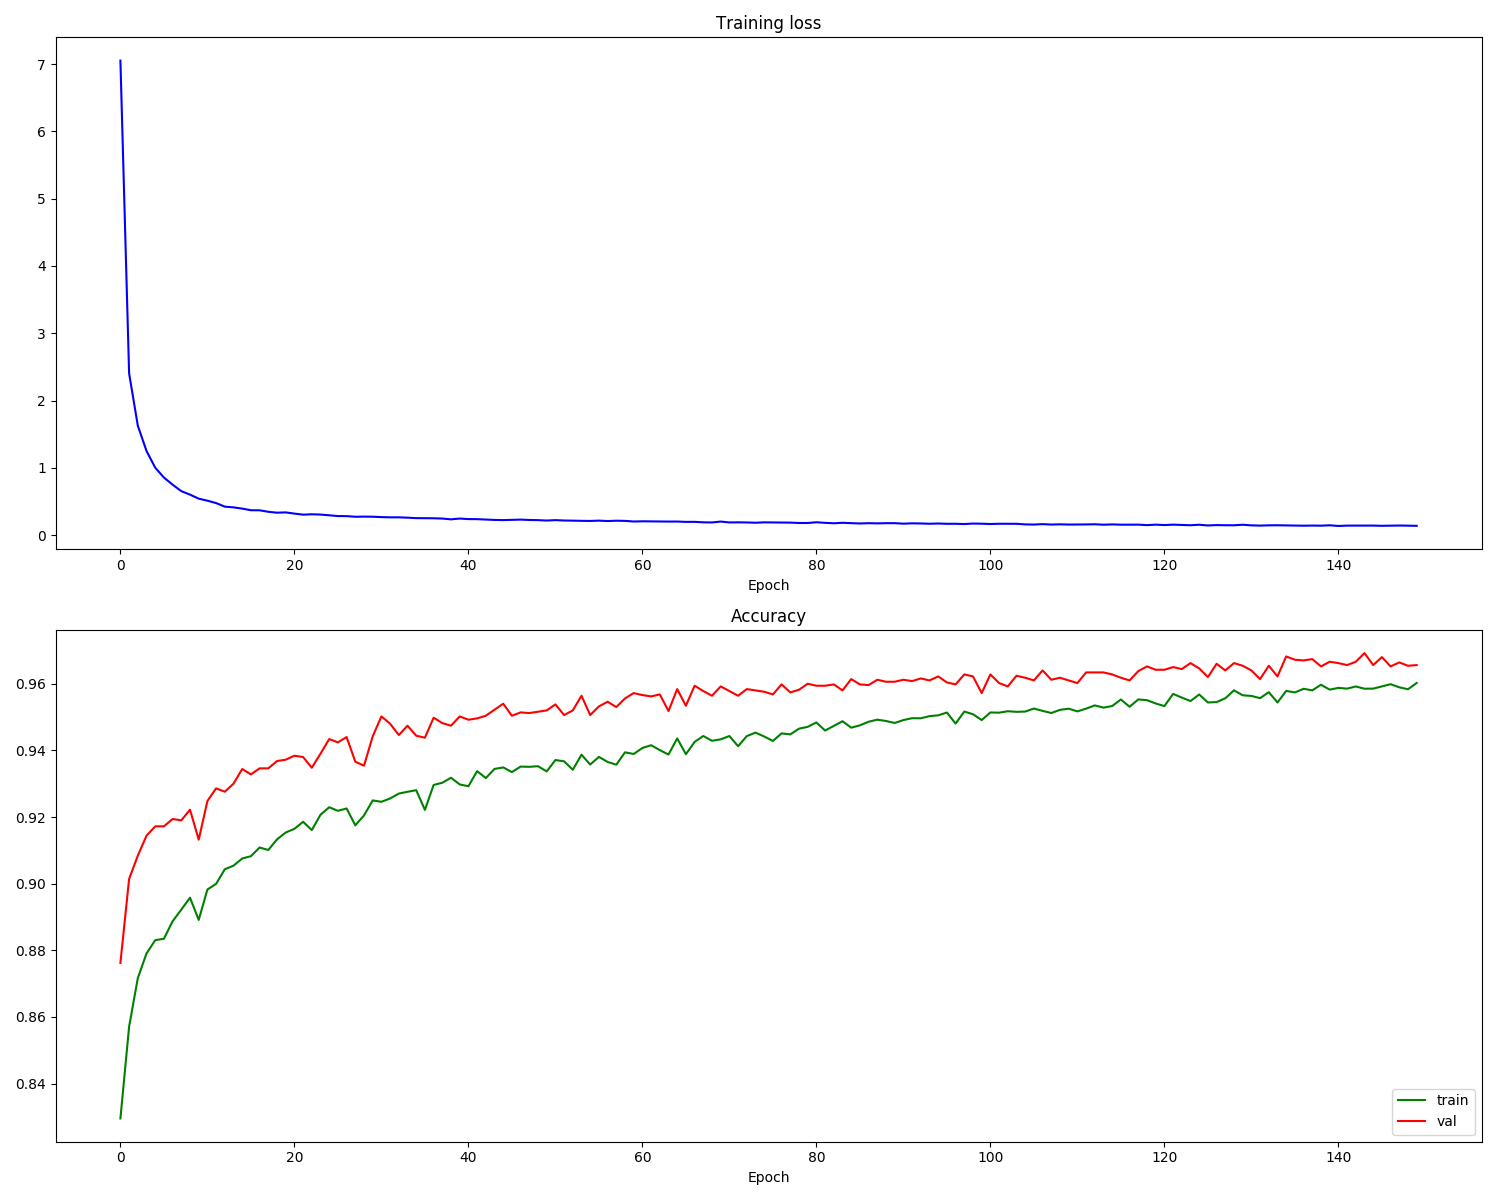

Python code for this plot:
from keras.datasets import mnist
import numpy as np
import matplotlib.pyplot as plt
import tensorflow as tf
import matplotlib.gridspec as gridspec

(X_train, y_train), (X_test, y_test) = mnist.load_data()

X_train = X_train.reshape(X_train.shape[0], X_train.shape[1] * X_train.shape[2])
# print(X_train.shape)
X_test = X_test.reshape(X_test.shape[0], X_test.shape[1] * X_test.shape[2])

y_train = (np.arange(10) == y_train[:, None]).astype(int)
y_test = (np.arange(10) == y_test[:, None]).astype(int)
# print(y_train.shape)

X_test, X_val = X_test[:5000], X_test[5000:]
y_test, y_val = y_test[:5000], y_test[5000:]

X_train = X_train / 255
X_val = X_val / 255
X_test = X_test / 255

# Visualize some examples from the dataset.
# We show a few examples of training images from each class.
classes = list(range(10))
num_classes = len(classes)
samples_per_class = 7
for y, cls in enumerate(classes):
    idxs = np.flatnonzero(y == np.argmax(y_train, axis=1))  # 1代表行
    idxs = np.random.choice(idxs, samples_per_class, replace=False)  # 随机抽7张该类图片
    for i, idx in enumerate(idxs):
        plt_idx = i * num_classes + y + 1  # 将同一类图片显示在同一列
        plt.subplot(samples_per_class, num_classes, plt_idx)
        image = X_train[idx].reshape((28, 28))
        plt.imshow(image, cmap='gray_r')
        #         print(image)
        plt.axis('off')
        if i == 0:
            plt.title(cls)
plt.show()

# Epoch 149 training loss: 0.13785467008890767, test acc: 0.9292
# Create the model
x = tf.placeholder(tf.float32, [None, 784])
# W_1 = tf.Variable(tf.zeros([784, 128]))
# 第一层
W_1 = tf.get_variable('W_1', [784, 100], initializer=tf.random_normal_initializer())
# b_1 = tf.Variable(tf.zeros([128]))
b_1 = tf.get_variable('b_1', [100], initializer=tf.random_normal_initializer())
a_1 = tf.matmul(x, W_1) + b_1
z_1 = tf.nn.relu(a_1)

# 第二层
# W_2 = tf.Variable(tf.zeros([128, 10]))
W_2 = tf.get_variable('W_2', [100, 10], initializer=tf.random_normal_initializer())
# b_2 = tf.Variable(tf.zeros([10]))
b_2 = tf.get_variable('b_2', [10], initializer=tf.random_normal_initializer())
a_2 = tf.matmul(z_1, W_2) + b_2


# Define loss and optimizer
y = tf.placeholder(tf.float32, [None, 10])
loss = tf.reduce_mean(tf.nn.softmax_cross_entropy_with_logits(logits=a_2, labels=y))
train_step = tf.train.GradientDescentOptimizer(0.01).minimize(loss)  # 学习率为0.01

correct_prediction = tf.equal(tf.argmax(a_2, 1), tf.argmax(y, 1))  # (num_training,1),预测正确为1，反之为0
accuracy_op = tf.reduce_mean(
    tf.cast(correct_prediction, tf.float32))  # tf.int32 注意tf.int32会导致，acc算出来一直为0，reduce_mean可能要求输入为浮点数
init_op = tf.global_variables_initializer()

batch_size = 32
num_epoch = 150
with tf.Session() as sess:
    sess.run(init_op)
    num_train = X_train.shape[0]
    num_batch = int(num_train / batch_size) + 1
    loss_history = []
    val_acc_history = []
    train_acc_history = []
    for epoch in range(num_epoch):
        avg_cost = 0
        for batch_idx in range(num_batch):
            batch_mask = np.random.choice(num_train, batch_size)
            X_batch = X_train[batch_mask]
            y_batch = y_train[batch_mask]
            _, c = sess.run([train_step, loss], feed_dict={x: X_batch, y: y_batch})
            avg_cost += c / num_batch

        loss_history.append(avg_cost)
        acc = sess.run(accuracy_op, feed_dict={x: X_train, y: y_train})
        train_acc_history.append(acc)
        acc = sess.run(accuracy_op, feed_dict={x: X_val, y: y_val})
        val_acc_history.append(acc)
        # evaluate
        acc = sess.run(accuracy_op, feed_dict={x: X_test, y: y_test})
        print("Epoch %s training loss: %s, test acc: %s" % (epoch, avg_cost, acc))

    print('Test some samples')
    fig = plt.figure(figsize=(8, 8))
    gs = gridspec.GridSpec(7, 10)
    gs.update(wspace=0.035, hspace=0.1)  # set the spacing between axes.
    for y_, cls in enumerate(classes):
        idxs = np.flatnonzero(y_ == np.argmax(y_test, axis=1))  # 1代表行
        idxs = np.random.choice(idxs, samples_per_class, replace=False)  # 随机抽7张该类图片
        for i, idx in enumerate(idxs):
            plt_idx = i * num_classes + y_
            ax = plt.subplot(gs[plt_idx])
            ax.axis('off')
            plt.imshow(X_test[idx].reshape((28, 28)))
            pred = sess.run(a_2, feed_dict={x: np.array([X_test[idx]])})  # 返回的是numpy.ndarray
            pred = np.argmax(pred, axis=1)[0]
            plt.title('pred:' + str(pred))
    plt.show()

print('plot...')
# Run this cell to visualize training loss and train / val accuracy
plt.figure(figsize=(9, 9))
plt.subplot(2, 1, 1)
# plt.plot(list(range(num_epoch)),loss_history,'b')#bo为点图，b为线图
plt.title('Training loss')
plt.plot(loss_history, 'b')
plt.xlabel('Epoch')

plt.subplot(2, 1, 2)
plt.title('Accuracy')
plt.plot(train_acc_history, 'g', label='train')
plt.plot(val_acc_history, 'r', label='val')
#     plt.plot([0.5] * len(val_acc_history), 'k--')
plt.xlabel('Epoch')
plt.legend(loc='lower right')
plt.gcf().set_size_inches(15, 12)
plt.show()
